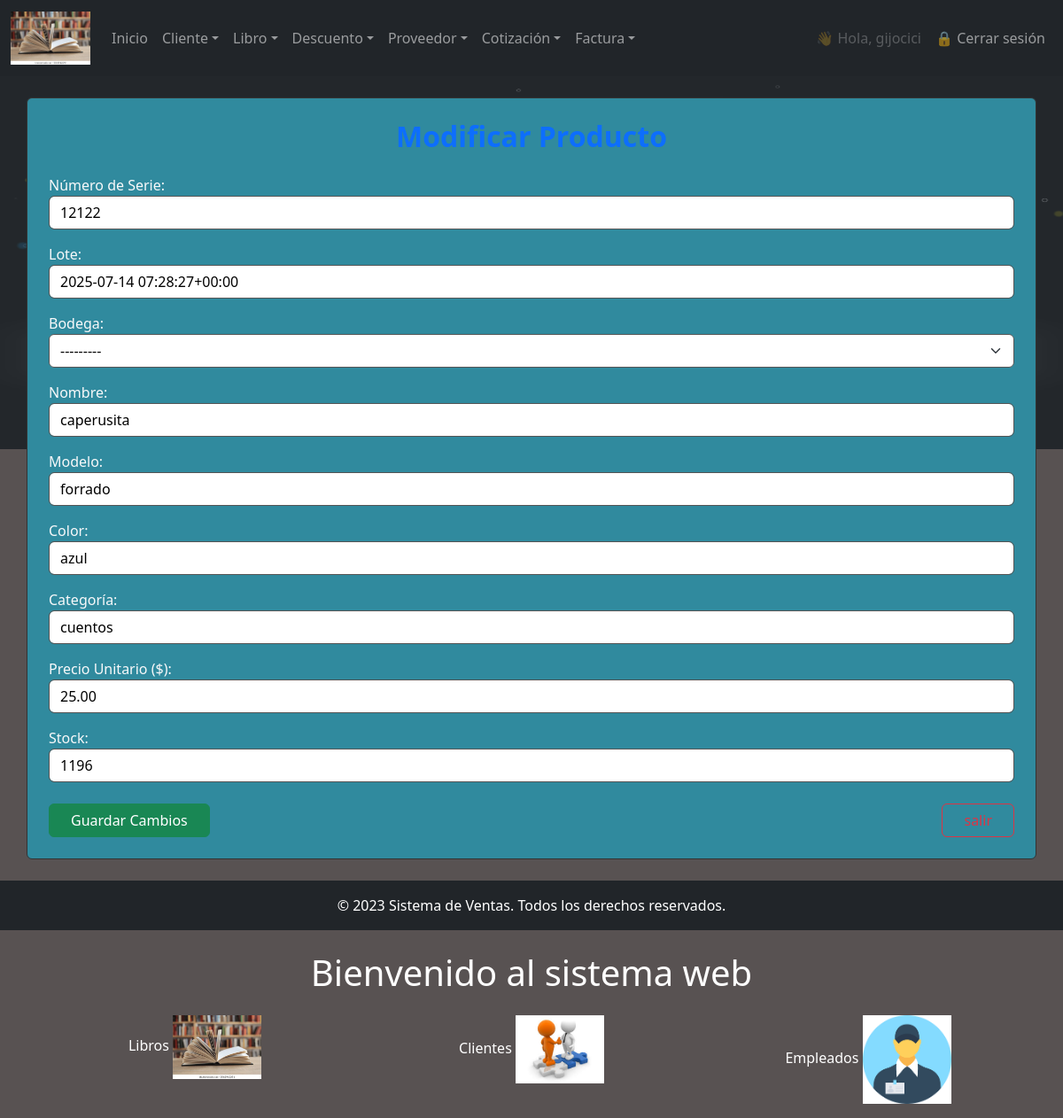
Before: /producto/modificar/2/ (signed in) with the older database file.
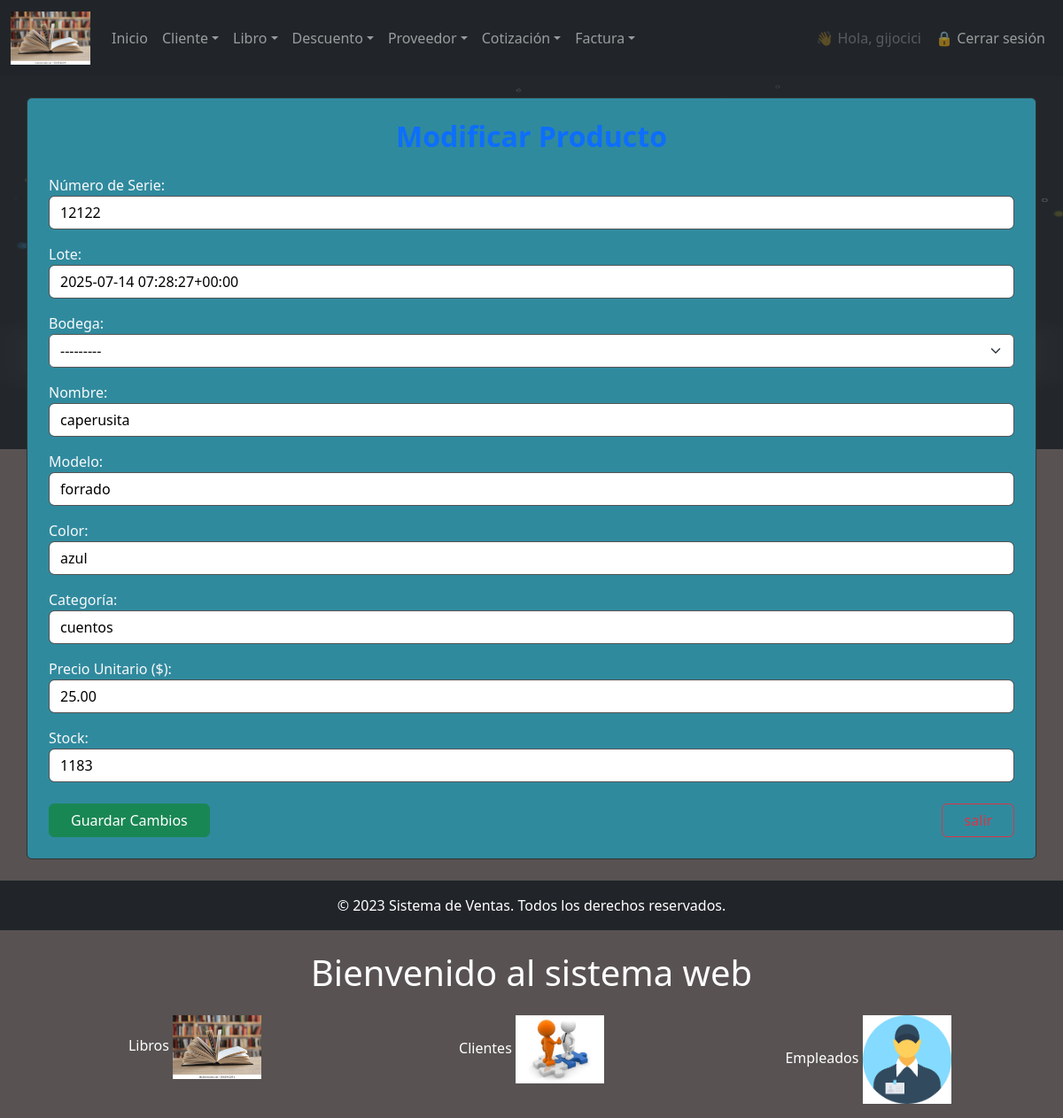
After: the same page with the newer database file.
### miapp/models.py (models this page shows, shortened)
class Producto(models.Model):
    numero_serie = models.CharField(max_length=100, unique=True,)
    lote = models.CharField(max_length=50)  # Nuevo campo
    bodega = models.ForeignKey(Bodega, on_delete=models.CASCADE, null=True, blank=True)
    nombre = models.CharField(max_length=100)
    modelo = models.CharField(max_length=100)
    color = models.CharField(max_length=50)
    categoria = models.CharField(max_length=100)
    precio = models.DecimalField(max_digits=10, decimal_places=2, default= Decimal('0.00'))  # Más seguro que Float
    stock = models.PositiveIntegerField( )
    fecha_creacion = models.DateTimeField(auto_now_add=True)
    fecha_modificacion = models.DateTimeField(auto_now=True)
    creacion_usuario = models.CharField(max_length=50)
    modificacion_usuario = models.CharField(max_length=50)
    ESTADO_CHOICES = [
        (1, 'Activo'),
        (0, 'Inactivo'),
    ]
    estado = models.IntegerField(choices=ESTADO_CHOICES, default=1)
    class Meta:
        db_table = "producto"
        verbose_name = "producto"
        verbose_name_plural = "productos"

### miapp/views.py (the view)
        def wrapper(request, *args, **kwargs):
            if not request.user.is_authenticated:
                return redirect('login')
            try:
                empleado = Empleado.objects.get(user=request.user)
                if empleado.cargo.nombre.lower() in [c.lower() for c in nombre_cargos]:
                    return view_func(request, *args, **kwargs)
            except Empleado.DoesNotExist:
                pass
            return redirect('no_autorizado')

### miapp/views.py (called while the page is built)
def cargo_requerido(nombre_cargos):
    def decorador(view_func):
        def wrapper(request, *args, **kwargs):
            if not request.user.is_authenticated:
                return redirect('login')
            try:
                empleado = Empleado.objects.get(user=request.user)
                if empleado.cargo.nombre.lower() in [c.lower() for c in nombre_cargos]:
                    return view_func(request, *args, **kwargs)
            except Empleado.DoesNotExist:
                pass
            return redirect('no_autorizado')
        return wrapper
    return decorador

### miapp/templates/facturacion_cliente/producto/modificar_producto.html (shortened to what this page needs)
{% extends 'index.html' %}
{% block main %}
<div class="container my-4 p-4 rounded text-light" style="background-color: #308a9e; border: 1px solid #333;">
    <h2 class="text-center mb-4 text-primary"><b>Modificar Producto</b></h2>
    <form method="post">
        {% for field in form_Producto.visible_fields %}
            <div class="mb-3">
                {{ field.label_tag }}
                {{ field }}
            </div>
        {% endfor %}
        <div class="d-flex justify-content-between mt-4">
            <button type="submit" class="btn btn-success px-4">Guardar Cambios</button>
            <a href="{% url 'consultar_producto' %}" class="btn btn-outline-danger px-4">salir</a>
        </div>
    </form>
</div>
{% endblock %}

Changed rows visible on the page:
changed Producto "caperusita": stock "1196" → "1183"
